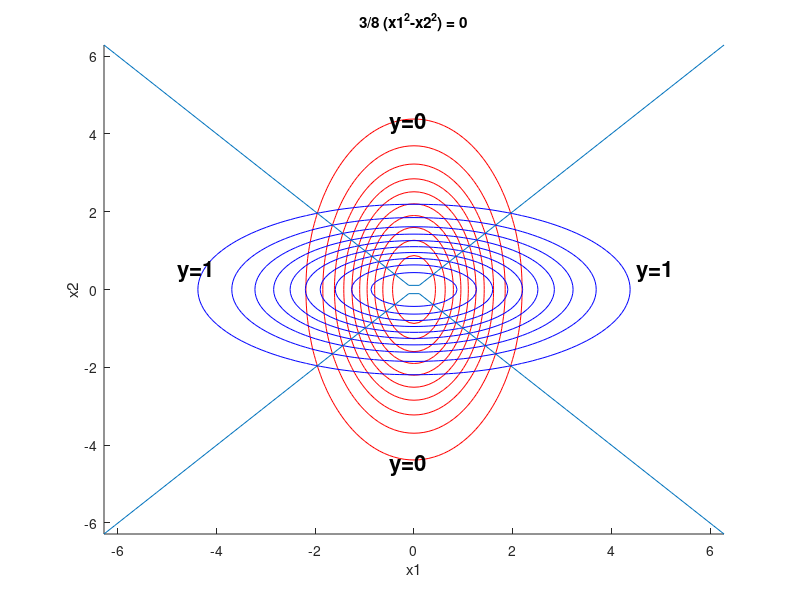

Write MATLAB code to recreate this figure. (Note: this script raises an error after producing the figure.)
%%%%%%%%%%%%%%%%%%%%%%%%%%%%%%%%%%%%%%%%
%                                      %
%  Decision Boundary Draw For Q1.4     % 
%                                      %
%%%%%%%%%%%%%%%%%%%%%%%%%%%%%%%%%%%%%%%%

mu = [0,0];
SIGMA1 = [1 0; 0 4];
x1 = -5:.1:5; x2 = -5:.1:5;
[x1,x2] = meshgrid(x1,x2);
p1 = mvnpdf([x1(:) x2(:)],mu,SIGMA1);
p1 = reshape(p1, size(x1));

SIGMA2 = [4 0; 0 1];
p2 = mvnpdf([x1(:) x2(:)],mu,SIGMA2);
p2 = reshape(p2, size(x1));

% decision boundary
d = '3/8*(x1^2-x2^2)';

figure;
hold on;
[~, h1] = contour(x1,x2,p1,'LineColor','r');
h1_ = plot(NaN, 'r');
[~, h2] = contour(x1,x2,p2,'LineColor','b');
h2_ = plot(NaN, 'b');

% draw decision boundary
h3 = ezplot(d);

% define the position for labels
xt0 = [-.5 -.5]; 
yt0 = [-4.5 4.3];
class0 = 'y=0';
text(xt0, yt0, class0, 'FontSize', 16, 'FontWeight', 'bold');

xt1 = [-4.8 4.5];
yt1 = [.5 .5];
class1 = 'y=1';
text(xt1, yt1, class1, 'FontSize', 16, 'FontWeight', 'bold');

legend([h1_ h2_ h3],'p(x|y=0)', 'p(x|y=1)', 'decision boundary', 'Location', 'north');
title('Contours of P(x|y=0) and P(x|y=1) and decision boundary');